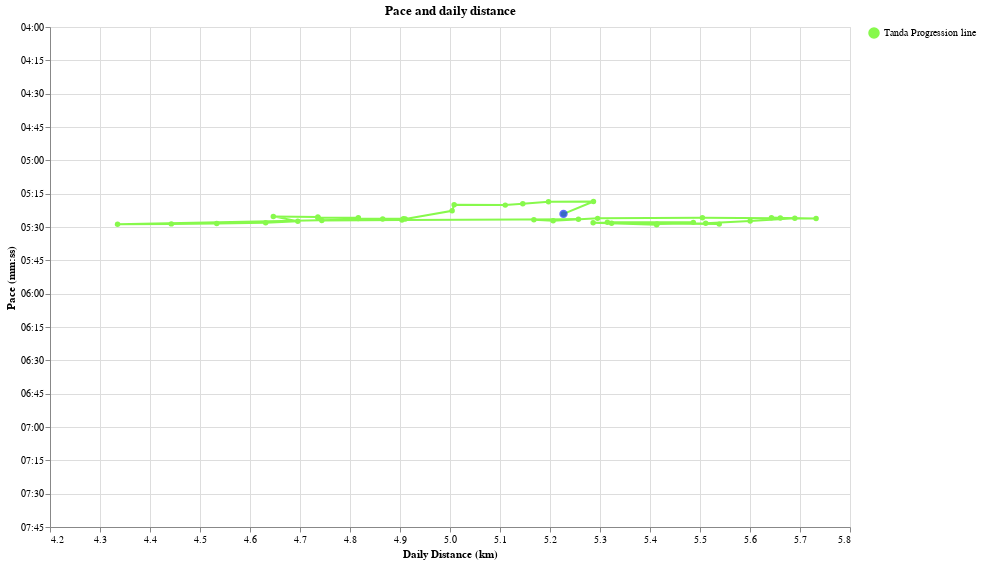

Source (notebook cell):
### Code cell
daily_df["Legend"] = "Tanda Progression line"


tooltip = [
    alt.Tooltip(
        "rolling_km_per_week_daily_distance:Q",
        title="Distance (km)",
        format=".1f",
    ),
    alt.Tooltip(
        "rolling_pace_pretty:N",
        title="Pace (s/km)",
    ),
    alt.Tooltip("date:T", title="Date"),
    alt.Tooltip("pretty_rolling_tanda_day:N", title="Marathon Form"),
]


tanda_progression = (
    alt.Chart(daily_df.loc[start_date:last_date].reset_index().sort_values("date"))
    .mark_line(point=True, strokeWidth=2)
    .encode(
        x=alt.X(
            "rolling_km_per_week_daily_distance:Q",
            title="Daily Distance (km)",
            scale=alt.Scale(zero=False),
        ),
        y=alt.Y(
            "rolling_pace_sec_per_km:Q",
            title="Pace (mm:ss)",
            scale=alt.Scale(
                reverse=True,
                zero=False,
                domain=(min(pace_ticks_values), max(pace_ticks_values)),
            ),
            axis=alt.Axis(
                values=pace_ticks_values,
                labelExpr="datum.value > 0 ? timeFormat(datum.value * 1000, '%M:%S') : ''",
            ),
        ),
        tooltip=tooltip,
        order="date",
        color=alt.Color(
            "Legend:N",
            legend=alt.Legend(title=None),
            scale=alt.Scale(domain=["Tanda Progression line"], range=["#87f94c"]),
        ),
    )
    .properties(width=800, height=500, title="Pace and daily distance")
    .interactive()
)


current_form = (
    alt.Chart(
        daily_df.loc[start_date:last_date].reset_index().sort_values("date").tail(1)
    )
    .mark_point(filled=True, size=70)
    .encode(
        x=alt.X(
            "rolling_km_per_week_daily_distance:Q",
            title="Daily Distance (km)",
            scale=alt.Scale(zero=False),
        ),
        y=alt.Y(
            "rolling_pace_sec_per_km:Q",
            title="Pace (mm:ss)",
            scale=alt.Scale(
                reverse=True,
                zero=False,
                domain=(min(pace_ticks_values), max(pace_ticks_values)),
            ),
            axis=alt.Axis(
                values=pace_ticks_values,
                labelExpr="datum.value > 0 ? timeFormat(datum.value * 1000, '%M:%S') : ''",
            ),
        ),
        color=alt.value("#142ef5"),
        tooltip=tooltip,
    )
    .properties(width=800, height=500, title="Pace and daily distance")
    .interactive()
)

(tanda_progression + current_form).show()

### Figure 1 — Vega-Lite specification as saved in the notebook (floating-point values rounded to 4 significant figures)
{"config": {"view": {"continuousWidth": 300, "continuousHeight": 300}}, "layer": [{"data": {"name": "data-186b3853059164d607e3643c9089db34"}, "mark": {"type": "line", "point": true, "strokeWidth": 2}, "encoding": {"color": {"field": "Legend", "legend": {"title": null}, "scale": {"domain": ["Tanda Progression line"], "range": ["#87f94c"]}, "type": "nominal"}, "order": {"field": "date", "type": "temporal"}, "tooltip": [{"field": "rolling_km_per_week_daily_distance", "format": ".1f", "title": "Distance (km)", "type": "quantitative"}, {"field": "rolling_pace_pretty", "title": "Pace (s/km)", "type": "nominal"}, {"field": "date", "title": "Date", "type": "temporal"}, {"field": "pretty_rolling_tanda_day", "title": "Marathon Form", "type": "nominal"}], "x": {"field": "rolling_km_per_week_daily_distance", "scale": {"zero": false}, "title": "Daily Distance (km)", "type": "quantitative"}, "y": {"axis": {"labelExpr": "datum.value > 0 ? timeFormat(datum.value * 1000, '%M:%S') : ''", "values": [240, 255, 270, 285, 300, 315, 330, 345, 360, 375, 390, 405, 420, 435, 450, 465]}, "field": "rolling_pace_sec_per_km", "scale": {"domain": [240, 465], "reverse": true, "zero": false}, "title": "Pace (mm:ss)", "type": "quantitative"}}, "name": "view_1", "title": "Pace and daily distance"}, {"data": {"name": "data-de36246876e2423a875497c1f94dda95"}, "mark": {"type": "point", "filled": true, "size": 70}, "encoding": {"color": {"value": "#142ef5"}, "tooltip": [{"field": "rolling_km_per_week_daily_distance", "format": ".1f", "title": "Distance (km)", "type": "quantitative"}, {"field": "rolling_pace_pretty", "title": "Pace (s/km)", "type": "nominal"}, {"field": "date", "title": "Date", "type": "temporal"}, {"field": "pretty_rolling_tanda_day", "title": "Marathon Form", "type": "nominal"}], "x": {"field": "rolling_km_per_week_daily_distance", "scale": {"zero": false}, "title": "Daily Distance (km)", "type": "quantitative"}, "y": {"axis": {"labelExpr": "datum.value > 0 ? timeFormat(datum.value * 1000, '%M:%S') : ''", "values": [240, 255, 270, 285, 300, 315, 330, 345, 360, 375, 390, 405, 420, 435, 450, 465]}, "field": "rolling_pace_sec_per_km", "scale": {"domain": [240, 465], "reverse": true, "zero": false}, "title": "Pace (mm:ss)", "type": "quantitative"}}, "name": "view_2", "title": "Pace and daily distance"}], "height": 500, "params": [{"name": "param_3", "select": {"type": "interval", "encodings": ["x", "y"]}, "bind": "scales", "views": ["view_1"]}, {"name": "param_4", "select": {"type": "interval", "encodings": ["x", "y"]}, "bind": "scales", "views": ["view_2"]}], "width": 800, "$schema": "https://vega.github.io/schema/vega-lite/v5.17.0.json", "datasets": {"data-186b3853059164d607e3643c9089db34": [{"date": "2024-05-12T00:00:00", "distance_meters": 5697.0, "time_seconds": 2000, "tanda_day": 3.792, "tanda_day_pretty": "1970-01-01T03:47:30.901519381", "rolling_distance_meters": 310200.0, "rolling_time_seconds": 101900.0, "rolling_km_per_week": 38.77, "rolling_pace_sec_per_km": 328.7, "rolling_tanda_day": 3.656, "rolling_tanda_day_pretty": "1970-01-01T03:39:19.917978152", "type_rolling": "Tanda (8 weeks)", "type_daily": "Tanda (daily)", "pace_sec_per_km": 351.1, "distance_km": 5.697, "date_factor": 21100.0, "daily_pace_pretty": "5:51", "rolling_pace_pretty": "5:28", "rolling_km_per_week_daily_distance": 5.538, "Latest run": "Latest run", "pretty_rolling_tanda_day": "3 hours 39 minutes", "shape": "circle", "Legend": "Tanda Progression line"}, {"date": "2024-05-15T00:00:00", "distance_meters": 5057.0, "time_seconds": 1615, "tanda_day": 3.62, "tanda_day_pretty": "1970-01-01T03:37:10.241927389", "rolling_distance_meters": 298100.0, "rolling_time_seconds": 97880.0, "rolling_km_per_week": 37.26, "rolling_pace_sec_per_km": 328.3, "rolling_tanda_day": 3.664, "rolling_tanda_day_pretty": "1970-01-01T03:39:49.906752883", "type_rolling": "Tanda (8 weeks)", "type_daily": "Tanda (daily)", "pace_sec_per_km": 319.4, "distance_km": 5.057, "date_factor": 24010.0, "daily_pace_pretty": "5:19", "rolling_pace_pretty": "5:28", "rolling_km_per_week_daily_distance": 5.323, "Latest run": "Latest run", "pretty_rolling_tanda_day": "3 hours 40 minutes", "shape": "circle", "Legend": "Tanda Progression line"}, {"date": "2024-05-17T00:00:00", "distance_meters": 8072.0, "time_seconds": 2469, "tanda_day": 3.388, "tanda_day_pretty": "1970-01-01T03:23:18.327845612", "rolling_distance_meters": 297600.0, "rolling_time_seconds": 97590.0, "rolling_km_per_week": 37.2, "rolling_pace_sec_per_km": 327.9, "rolling_tanda_day": 3.661, "rolling_tanda_day_pretty": "1970-01-01T03:39:41.102862811", "type_rolling": "Tanda (8 weeks)", "type_daily": "Tanda (daily)", "pace_sec_per_km": 305.9, "distance_km": 8.072, "date_factor": 27320.0, "daily_pace_pretty": "5:05", "rolling_pace_pretty": "5:27", "rolling_km_per_week_daily_distance": 5.315, "Latest run": "Latest run", "pretty_rolling_tanda_day": "3 hours 40 minutes", "shape": "circle", "Legend": "Tanda Progression line"}, {"date": "2024-05-18T00:00:00", "distance_meters": 9621.0, "time_seconds": 3162, "tanda_day": 3.468, "tanda_day_pretty": "1970-01-01T03:28:03.039640212", "rolling_distance_meters": 307300.0, "rolling_time_seconds": 100800.0, "rolling_km_per_week": 38.41, "rolling_pace_sec_per_km": 327.9, "rolling_tanda_day": 3.653, "rolling_tanda_day_pretty": "1970-01-01T03:39:10.851931479", "type_rolling": "Tanda (8 weeks)", "type_daily": "Tanda (daily)", "pace_sec_per_km": 328.7, "distance_km": 9.621, "date_factor": 31100.0, "daily_pace_pretty": "5:28", "rolling_pace_pretty": "5:27", "rolling_km_per_week_daily_distance": 5.487, "Latest run": "Latest run", "pretty_rolling_tanda_day": "3 hours 39 minutes", "shape": "circle", "Legend": "Tanda Progression line"}, {"date": "2024-05-19T00:00:00", "distance_meters": 8923.0, "time_seconds": 2829, "tanda_day": 3.423, "tanda_day_pretty": "1970-01-01T03:25:21.962583357", "rolling_distance_meters": 296000.0, "rolling_time_seconds": 97120.0, "rolling_km_per_week": 37.0, "rolling_pace_sec_per_km": 328.1, "rolling_tanda_day": 3.664, "rolling_tanda_day_pretty": "1970-01-01T03:39:50.163306382", "type_rolling": "Tanda (8 weeks)", "type_daily": "Tanda (daily)", "pace_sec_per_km": 317.1, "distance_km": 8.923, "date_factor": 35390.0, "daily_pace_pretty": "5:17", "rolling_pace_pretty": "5:28", "rolling_km_per_week_daily_distance": 5.286, "Latest run": "Latest run", "pretty_rolling_tanda_day": "3 hours 40 minutes", "shape": "circle", "Legend": "Tanda Progression line"}, {"date": "2024-05-20T00:00:00", "distance_meters": 7104.0, "time_seconds": 2620, "tanda_day": 3.839, "tanda_day_pretty": "1970-01-01T03:50:19.717875751", "rolling_distance_meters": 303100.0, "rolling_time_seconds": 99740.0, "rolling_km_per_week": 37.89, "rolling_pace_sec_per_km": 329.0, "rolling_tanda_day": 3.664, "rolling_tanda_day_pretty": "1970-01-01T03:39:49.538411416", "type_rolling": "Tanda (8 weeks)", "type_daily": "Tanda (daily)", "pace_sec_per_km": 368.8, "distance_km": 7.104, "date_factor": 40270.0, "daily_pace_pretty": "6:08", "rolling_pace_pretty": "5:29", "rolling_km_per_week_daily_distance": 5.413, "Latest run": "Latest run", "pretty_rolling_tanda_day": "3 hours 40 minutes", "shape": "circle", "Legend": "Tanda Progression line"}, {"date": "2024-05-22T00:00:00", "distance_meters": 5076.0, "time_seconds": 1586, "tanda_day": 3.574, "tanda_day_pretty": "1970-01-01T03:34:26.612710449", "rolling_distance_meters": 303200.0, "rolling_time_seconds": 99650.0, "rolling_km_per_week": 37.9, "rolling_pace_sec_per_km": 328.7, "rolling_tanda_day": 3.662, "rolling_tanda_day_pretty": "1970-01-01T03:39:41.763111008", "type_rolling": "Tanda (8 weeks)", "type_daily": "Tanda (daily)", "pace_sec_per_km": 312.5, "distance_km": 5.076, "date_factor": 45830.0, "daily_pace_pretty": "5:12", "rolling_pace_pretty": "5:28", "rolling_km_per_week_daily_distance": 5.414, "Latest run": "Latest run", "pretty_rolling_tanda_day": "3 hours 40 minutes", "shape": "circle", "Legend": "Tanda Progression line"}, {"date": "2024-05-23T00:00:00", "distance_meters": 5457.0, "time_seconds": 1689, "tanda_day": 3.536, "tanda_day_pretty": "1970-01-01T03:32:09.057770271", "rolling_distance_meters": 308600.0, "rolling_time_seconds": 101300.0, "rolling_km_per_week": 38.58, "rolling_pace_sec_per_km": 328.3, "rolling_tanda_day": 3.655, "rolling_tanda_day_pretty": "1970-01-01T03:39:16.456543149", "type_rolling": "Tanda (8 weeks)", "type_daily": "Tanda (daily)", "pace_sec_per_km": 309.5, "distance_km": 5.457, "date_factor": 52160.0, "daily_pace_pretty": "5:09", "rolling_pace_pretty": "5:28", "rolling_km_per_week_daily_distance": 5.511, "Latest run": "Latest run", "pretty_rolling_tanda_day": "3 hours 39 minutes", "shape": "circle", "Legend": "Tanda Progression line"}, {"date": "2024-05-25T00:00:00", "distance_meters": 10010.0, "time_seconds": 3009, "tanda_day": 3.27, "tanda_day_pretty": "1970-01-01T03:16:11.047737558", "rolling_distance_meters": 313600.0, "rolling_time_seconds": 102700.0, "rolling_km_per_week": 39.2, "rolling_pace_sec_per_km": 327.3, "rolling_tanda_day": 3.644, "rolling_tanda_day_pretty": "1970-01-01T03:38:36.905475202", "type_rolling": "Tanda (8 weeks)", "type_daily": "Tanda (daily)", "pace_sec_per_km": 300.6, "distance_km": 10.01, "date_factor": 59360.0, "daily_pace_pretty": "5:00", "rolling_pace_pretty": "5:27", "rolling_km_per_week_daily_distance": 5.6, "Latest run": "Latest run", "pretty_rolling_tanda_day": "3 hours 39 minutes", "shape": "circle", "Legend": "Tanda Progression line"}, {"date": "2024-05-26T00:00:00", "distance_meters": 10010.0, "time_seconds": 2945, "tanda_day": 3.228, "tanda_day_pretty": "1970-01-01T03:13:42.360225427", "rolling_distance_meters": 318600.0, "rolling_time_seconds": 103900.0, "rolling_km_per_week": 39.83, "rolling_pace_sec_per_km": 326.1, "rolling_tanda_day": 3.631, "rolling_tanda_day_pretty": "1970-01-01T03:37:51.962442618", "type_rolling": "Tanda (8 weeks)", "type_daily": "Tanda (daily)", "pace_sec_per_km": 294.1, "distance_km": 10.01, "date_factor": 67550.0, "daily_pace_pretty": "4:54", "rolling_pace_pretty": "5:26", "rolling_km_per_week_daily_distance": 5.69, "Latest run": "Latest run", "pretty_rolling_tanda_day": "3 hours 38 minutes", "shape": "circle", "Legend": "Tanda Progression line"}, {"date": "2024-05-28T00:00:00", "distance_meters": 7009.0, "time_seconds": 2227, "tanda_day": 3.514, "tanda_day_pretty": "1970-01-01T03:30:49.465042329", "rolling_distance_meters": 317000.0, "rolling_time_seconds": 103300.0, "rolling_km_per_week": 39.62, "rolling_pace_sec_per_km": 326.0, "rolling_tanda_day": 3.632, "rolling_tanda_day_pretty": "1970-01-01T03:37:54.534555577", "type_rolling": "Tanda (8 weeks)", "type_daily": "Tanda (daily)", "pace_sec_per_km": 317.7, "distance_km": 7.009, "date_factor": 76880.0, "daily_pace_pretty": "5:17", "rolling_pace_pretty": "5:25", "rolling_km_per_week_daily_distance": 5.661, "Latest run": "Latest run", "pretty_rolling_tanda_day": "3 hours 38 minutes", "shape": "circle", "Legend": "Tanda Progression line"}, {"date": "2024-05-29T00:00:00", "distance_meters": 6018.0, "time_seconds": 2058, "tanda_day": 3.718, "tanda_day_pretty": "1970-01-01T03:43:03.065273317", "rolling_distance_meters": 316000.0, "rolling_time_seconds": 103000.0, "rolling_km_per_week": 39.5, "rolling_pace_sec_per_km": 325.9, "rolling_tanda_day": 3.632, "rolling_tanda_day_pretty": "1970-01-01T03:37:55.311848713", "type_rolling": "Tanda (8 weeks)", "type_daily": "Tanda (daily)", "pace_sec_per_km": 342.0, "distance_km": 6.018, "date_factor": 87490.0, "daily_pace_pretty": "5:41", "rolling_pace_pretty": "5:25", "rolling_km_per_week_daily_distance": 5.643, "Latest run": "Latest run", "pretty_rolling_tanda_day": "3 hours 38 minutes", "shape": "circle", "Legend": "Tanda Progression line"}, {"date": "2024-05-30T00:00:00", "distance_meters": 5001.0, "time_seconds": 1729, "tanda_day": 3.792, "tanda_day_pretty": "1970-01-01T03:47:31.942964878", "rolling_distance_meters": 321000.0, "rolling_time_seconds": 104700.0, "rolling_km_per_week": 40.13, "rolling_pace_sec_per_km": 326.2, "rolling_tanda_day": 3.63, "rolling_tanda_day_pretty": "1970-01-01T03:37:46.647734811", "type_rolling": "Tanda (8 weeks)", "type_daily": "Tanda (daily)", "pace_sec_per_km": 345.7, "distance_km": 5.001, "date_factor": 99570.0, "daily_pace_pretty": "5:45", "rolling_pace_pretty": "5:26", "rolling_km_per_week_daily_distance": 5.732, "Latest run": "Latest run", "pretty_rolling_tanda_day": "3 hours 38 minutes", "shape": "circle", "Legend": "Tanda Progression line"}, {"date": "2024-06-01T00:00:00", "distance_meters": 2602.0, "time_seconds": 905, "tanda_day": 3.932, "tanda_day_pretty": "1970-01-01T03:55:55.946875576", "rolling_distance_meters": 308300.0, "rolling_time_seconds": 100400.0, "rolling_km_per_week": 38.53, "rolling_pace_sec_per_km": 325.8, "rolling_tanda_day": 3.639, "rolling_tanda_day_pretty": "1970-01-01T03:38:19.321700254", "type_rolling": "Tanda (8 weeks)", "type_daily": "Tanda (daily)", "pace_sec_per_km": 347.8, "distance_km": 2.602, "date_factor": 113300.0, "daily_pace_pretty": "5:47", "rolling_pace_pretty": "5:25", "rolling_km_per_week_daily_distance": 5.505, "Latest run": "Latest run", "pretty_rolling_tanda_day": "3 hours 38 minutes", "shape": "circle", "Legend": "Tanda Progression line"}, {"date": "2024-06-02T00:00:00", "distance_meters": 14550.0, "time_seconds": 4747, "tanda_day": 3.26, "tanda_day_pretty": "1970-01-01T03:15:36.593298064", "rolling_distance_meters": 296500.0, "rolling_time_seconds": 96700.0, "rolling_km_per_week": 37.07, "rolling_pace_sec_per_km": 326.1, "rolling_tanda_day": 3.651, "rolling_tanda_day_pretty": "1970-01-01T03:39:03.463125642", "type_rolling": "Tanda (8 weeks)", "type_daily": "Tanda (daily)", "pace_sec_per_km": 326.3, "distance_km": 14.55, "date_factor": 129000.0, "daily_pace_pretty": "5:26", "rolling_pace_pretty": "5:26", "rolling_km_per_week_daily_distance": 5.295, "Latest run": "Latest run", "pretty_rolling_tanda_day": "3 hours 39 minutes", "shape": "circle", "Legend": "Tanda Progression line"}, {"date": "2024-06-04T00:00:00", "distance_meters": 5108.0, "time_seconds": 1830, "tanda_day": 3.867, "tanda_day_pretty": "1970-01-01T03:52:02.762806011", "rolling_distance_meters": 291500.0, "rolling_time_seconds": 95380.0, "rolling_km_per_week": 36.44, "rolling_pace_sec_per_km": 327.1, "rolling_tanda_day": 3.662, "rolling_tanda_day_pretty": "1970-01-01T03:39:43.318125442", "type_rolling": "Tanda (8 weeks)", "type_daily": "Tanda (daily)", "pace_sec_per_km": 358.2, "distance_km": 5.108, "date_factor": 146800.0, "daily_pace_pretty": "5:58", "rolling_pace_pretty": "5:27", "rolling_km_per_week_daily_distance": 5.206, "Latest run": "Latest run", "pretty_rolling_tanda_day": "3 hours 40 minutes", "shape": "circle", "Legend": "Tanda Progression line"}, {"date": "2024-06-06T00:00:00", "distance_meters": 7000.0, "time_seconds": 2176, "tanda_day": 3.47, "tanda_day_pretty": "1970-01-01T03:28:12.473467057", "rolling_distance_meters": 289400.0, "rolling_time_seconds": 94570.0, "rolling_km_per_week": 36.17, "rolling_pace_sec_per_km": 326.8, "rolling_tanda_day": 3.662, "rolling_tanda_day_pretty": "1970-01-01T03:39:41.762590588", "type_rolling": "Tanda (8 weeks)", "type_daily": "Tanda (daily)", "pace_sec_per_km": 310.9, "distance_km": 7.0, "date_factor": 167000.0, "daily_pace_pretty": "5:10", "rolling_pace_pretty": "5:26", "rolling_km_per_week_daily_distance": 5.168, "Latest run": "Latest run", "pretty_rolling_tanda_day": "3 hours 40 minutes", "shape": "circle", "Legend": "Tanda Progression line"}, {"date": "2024-06-07T00:00:00", "distance_meters": 4990.0, "time_seconds": 1567, "tanda_day": 3.588, "tanda_day_pretty": "1970-01-01T03:35:17.389925710", "rolling_distance_meters": 294400.0, "rolling_time_seconds": 96130.0, "rolling_km_per_week": 36.8, "rolling_pace_sec_per_km": 326.6, "rolling_tanda_day": 3.656, "rolling_tanda_day_pretty": "1970-01-01T03:39:20.638705176", "type_rolling": "Tanda (8 weeks)", "type_daily": "Tanda (daily)", "pace_sec_per_km": 314.0, "distance_km": 4.99, "date_factor": 190100.0, "daily_pace_pretty": "5:13", "rolling_pace_pretty": "5:26", "rolling_km_per_week_daily_distance": 5.257, "Latest run": "Latest run", "pretty_rolling_tanda_day": "3 hours 39 minutes", "shape": "circle", "Legend": "Tanda Progression line"}, {"date": "2024-06-09T00:00:00", "distance_meters": 7856.0, "time_seconds": 2296, "tanda_day": 3.311, "tanda_day_pretty": "1970-01-01T03:18:37.983324805", "rolling_distance_meters": 274600.0, "rolling_time_seconds": 89760.0, "rolling_km_per_week": 34.33, "rolling_pace_sec_per_km": 326.9, "rolling_tanda_day": 3.676, "rolling_tanda_day_pretty": "1970-01-01T03:40:31.808799951", "type_rolling": "Tanda (8 weeks)", "type_daily": "Tanda (daily)", "pace_sec_per_km": 292.3, "distance_km": 7.856, "date_factor": 216300.0, "daily_pace_pretty": "4:52", "rolling_pace_pretty": "5:26", "rolling_km_per_week_daily_distance": 4.904, "Latest run": "Latest run", "pretty_rolling_tanda_day": "3 hours 41 minutes", "shape": "circle", "Legend": "Tanda Progression line"}, {"date": "2024-06-13T00:00:00", "distance_meters": 7495.0, "time_seconds": 2252, "tanda_day": 3.38, "tanda_day_pretty": "1970-01-01T03:22:48.166657748", "rolling_distance_meters": 265600.0, "rolling_time_seconds": 86880.0, "rolling_km_per_week": 33.21, "rolling_pace_sec_per_km": 327.1, "rolling_tanda_day": 3.685, "rolling_tanda_day_pretty": "1970-01-01T03:41:06.045188420", "type_rolling": "Tanda (8 weeks)", "type_daily": "Tanda (daily)", "pace_sec_per_km": 300.5, "distance_km": 7.495, "date_factor": 246200.0, "daily_pace_pretty": "5:00", "rolling_pace_pretty": "5:27", "rolling_km_per_week_daily_distance": 4.744, "Latest run": "Latest run", "pretty_rolling_tanda_day": "3 hours 41 minutes", "shape": "circle", "Legend": "Tanda Progression line"}, {"date": "2024-06-14T00:00:00", "distance_meters": 6821.0, "time_seconds": 2058, "tanda_day": 3.42, "tanda_day_pretty": "1970-01-01T03:25:10.313677113", "rolling_distance_meters": 272500.0, "rolling_time_seconds": 88940.0, "rolling_km_per_week": 34.06, "rolling_pace_sec_per_km": 326.4, "rolling_tanda_day": 3.675, "rolling_tanda_day_pretty": "1970-01-01T03:40:28.982209263", "type_rolling": "Tanda (8 weeks)", "type_daily": "Tanda (daily)", "pace_sec_per_km": 301.7, "distance_km": 6.821, "date_factor": 280200.0, "daily_pace_pretty": "5:01", "rolling_pace_pretty": "5:26", "rolling_km_per_week_daily_distance": 4.865, "Latest run": "Latest run", "pretty_rolling_tanda_day": "3 hours 40 minutes", "shape": "circle", "Legend": "Tanda Progression line"}, {"date": "2024-06-16T00:00:00", "distance_meters": 12930.0, "time_seconds": 4092, "tanda_day": 3.256, "tanda_day_pretty": "1970-01-01T03:15:20.042886852", "rolling_distance_meters": 242800.0, "rolling_time_seconds": 79820.0, "rolling_km_per_week": 30.35, "rolling_pace_sec_per_km": 328.8, "rolling_tanda_day": 3.717, "rolling_tanda_day_pretty": "1970-01-01T03:43:01.909094736", "type_rolling": "Tanda (8 weeks)", "type_daily": "Tanda (daily)", "pace_sec_per_km": 316.4, "distance_km": 12.93, "date_factor": 318800.0, "daily_pace_pretty": "5:16", "rolling_pace_pretty": "5:28", "rolling_km_per_week_daily_distance": 4.335, "Latest run": "Latest run", "pretty_rolling_tanda_day": "3 hours 43 minutes", "shape": "circle", "Legend": "Tanda Progression line"}, {"date": "2024-06-17T00:00:00", "distance_meters": 6021.0, "time_seconds": 1927, "tanda_day": 3.576, "tanda_day_pretty": "1970-01-01T03:34:33.378927776", "rolling_distance_meters": 248800.0, "rolling_time_seconds": 81750.0, "rolling_km_per_week": 31.1, "rolling_pace_sec_per_km": 328.6, "rolling_tanda_day": 3.71, "rolling_tanda_day_pretty": "1970-01-01T03:42:36.959279425", "type_rolling": "Tanda (8 weeks)", "type_daily": "Tanda (daily)", "pace_sec_per_km": 320.0, "distance_km": 6.021, "date_factor": 362800.0, "daily_pace_pretty": "5:20", "rolling_pace_pretty": "5:28", "rolling_km_per_week_daily_distance": 4.443, "Latest run": "Latest run", "pretty_rolling_tanda_day": "3 hours 43 minutes", "shape": "circle", "Legend": "Tanda Progression line"}, {"date": "2024-06-18T00:00:00", "distance_meters": 5088.0, "time_seconds": 1631, "tanda_day": 3.625, "tanda_day_pretty": "1970-01-01T03:37:31.777367289", "rolling_distance_meters": 253900.0, "rolling_time_seconds": 83380.0, "rolling_km_per_week": 31.73, "rolling_pace_sec_per_km": 328.4, "rolling_tanda_day": 3.705, "rolling_tanda_day_pretty": "1970-01-01T03:42:16.360228101", "type_rolling": "Tanda (8 weeks)", "type_daily": "Tanda (daily)", "pace_sec_per_km": 320.6, "distance_km": 5.088, "date_factor": 412900.0, "daily_pace_pretty": "5:20", "rolling_pace_pretty": "5:28", "rolling_km_per_week_daily_distance": 4.533, "Latest run": "Latest run", "pretty_rolling_tanda_day": "3 hours 42 minutes", "shape": "circle", "Legend": "Tanda Progression line"}, {"date": "2024-06-19T00:00:00", "distance_meters": 5479.0, "time_seconds": 1715, "tanda_day": 3.557, "tanda_day_pretty": "1970-01-01T03:33:26.407306666", "rolling_distance_meters": 259400.0, "rolling_time_seconds": 85100.0, "rolling_km_per_week": 32.42, "rolling_pace_sec_per_km": 328.1, "rolling_tanda_day": 3.697, "rolling_tanda_day_pretty": "1970-01-01T03:41:50.710279225", "type_rolling": "Tanda (8 weeks)", "type_daily": "Tanda (daily)", "pace_sec_per_km": 313.0, "distance_km": 5.479, "date_factor": 469900.0, "daily_pace_pretty": "5:13", "rolling_pace_pretty": "5:28", "rolling_km_per_week_daily_distance": 4.631, "Latest run": "Latest run", "pretty_rolling_tanda_day": "3 hours 42 minutes", "shape": "circle", "Legend": "Tanda Progression line"}, {"date": "2024-06-21T00:00:00", "distance_meters": 7318.0, "time_seconds": 2346, "tanda_day": 3.518, "tanda_day_pretty": "1970-01-01T03:31:03.707925978", "rolling_distance_meters": 263000.0, "rolling_time_seconds": 86090.0, "rolling_km_per_week": 32.87, "rolling_pace_sec_per_km": 327.4, "rolling_tanda_day": 3.69, "rolling_tanda_day_pretty": "1970-01-01T03:41:22.369785673", "type_rolling": "Tanda (8 weeks)", "type_daily": "Tanda (daily)", "pace_sec_per_km": 320.6, "distance_km": 7.318, "date_factor": 534800.0, "daily_pace_pretty": "5:20", "rolling_pace_pretty": "5:27", "rolling_km_per_week_daily_distance": 4.696, "Latest run": "Latest run", "pretty_rolling_tanda_day": "3 hours 41 minutes", "shape": "circle", "Legend": "Tanda Progression line"}, {"date": "2024-06-22T00:00:00", "distance_meters": 11960.0, "time_seconds": 3673, "tanda_day": 3.233, "tanda_day_pretty": "1970-01-01T03:13:57.649742191", "rolling_distance_meters": 260200.0, "rolling_time_seconds": 84630.0, "rolling_km_per_week": 32.53, "rolling_pace_sec_per_km": 325.2, "rolling_tanda_day": 3.678, "rolling_tanda_day_pretty": "1970-01-01T03:40:41.001568737", "type_rolling": "Tanda (8 weeks)", "type_daily": "Tanda (daily)", "pace_sec_per_km": 307.1, "distance_km": 11.96, "date_factor": 608600.0, "daily_pace_pretty": "5:07", "rolling_pace_pretty": "5:25", "rolling_km_per_week_daily_distance": 4.647, "Latest run": "Latest run", "pretty_rolling_tanda_day": "3 hours 41 minutes", "shape": "circle", "Legend": "Tanda Progression line"}, {"date": "2024-06-23T00:00:00", "distance_meters": 4991.0, "time_seconds": 1684, "tanda_day": 3.739, "tanda_day_pretty": "1970-01-01T03:44:20.947967905", "rolling_distance_meters": 265200.0, "rolling_time_seconds": 86310.0, "rolling_km_per_week": 33.15, "rolling_pace_sec_per_km": 325.5, "rolling_tanda_day": 3.675, "rolling_tanda_day_pretty": "1970-01-01T03:40:29.915760118", "type_rolling": "Tanda (8 weeks)", "type_daily": "Tanda (daily)", "pace_sec_per_km": 337.4, "distance_km": 4.991, "date_factor": 692600.0, "daily_pace_pretty": "5:37", "rolling_pace_pretty": "5:25", "rolling_km_per_week_daily_distance": 4.736, "Latest run": "Latest run", "pretty_rolling_tanda_day": "3 hours 40 minutes", "shape": "circle", "Legend": "Tanda Progression line"}, {"date": "2024-06-24T00:00:00", "distance_meters": 5057.0, "time_seconds": 1683, "tanda_day": 3.706, "tanda_day_pretty": "1970-01-01T03:42:22.150633140", "rolling_distance_meters": 265200.0, "rolling_time_seconds": 86430.0, "rolling_km_per_week": 33.15, "rolling_pace_sec_per_km": 325.9, "rolling_tanda_day": 3.678, "rolling_tanda_day_pretty": "1970-01-01T03:40:39.789927699", "type_rolling": "Tanda (8 weeks)", "type_daily": "Tanda (daily)", "pace_sec_per_km": 332.8, "distance_km": 5.057, "date_factor": 788300.0, "daily_pace_pretty": "5:32", "rolling_pace_pretty": "5:25", "rolling_km_per_week_daily_distance": 4.736, "Latest run": "Latest run", "pretty_rolling_tanda_day": "3 hours 41 minutes", "shape": "circle", "Legend": "Tanda Progression line"}, {"date": "2024-06-25T00:00:00", "distance_meters": 8535.0, "time_seconds": 2862, "tanda_day": 3.558, "tanda_day_pretty": "1970-01-01T03:33:27.060956056", "rolling_distance_meters": 269700.0, "rolling_time_seconds": 87900.0, "rolling_km_per_week": 33.72, "rolling_pace_sec_per_km": 325.9, "rolling_tanda_day": 3.674, "rolling_tanda_day_pretty": "1970-01-01T03:40:24.786598886", "type_rolling": "Tanda (8 weeks)", "type_daily": "Tanda (daily)", "pace_sec_per_km": 335.3, "distance_km": 8.535, "date_factor": 897100.0, "daily_pace_pretty": "5:35", "rolling_pace_pretty": "5:25", "rolling_km_per_week_daily_distance": 4.817, "Latest run": "Latest run", "pretty_rolling_tanda_day": "3 hours 40 minutes", "shape": "circle", "Legend": "Tanda Progression line"}, {"date": "2024-06-26T00:00:00", "distance_meters": 5041.0, "time_seconds": 1682, "tanda_day": 3.712, "tanda_day_pretty": "1970-01-01T03:42:44.455149043", "rolling_distance_meters": 269700.0, "rolling_time_seconds": 87980.0, "rolling_km_per_week": 33.71, "rolling_pace_sec_per_km": 326.2, "rolling_tanda_day": 3.676, "rolling_tanda_day_pretty": "1970-01-01T03:40:32.659366152", "type_rolling": "Tanda (8 weeks)", "type_daily": "Tanda (daily)", "pace_sec_per_km": 333.7, "distance_km": 5.041, "date_factor": 1021000.0, "daily_pace_pretty": "5:33", "rolling_pace_pretty": "5:26", "rolling_km_per_week_daily_distance": 4.816, "Latest run": "Latest run", "pretty_rolling_tanda_day": "3 hours 41 minutes", "shape": "circle", "Legend": "Tanda Progression line"}, {"date": "2024-06-27T00:00:00", "distance_meters": 5073.0, "time_seconds": 1676, "tanda_day": 3.689, "tanda_day_pretty": "1970-01-01T03:41:22.182191757", "rolling_distance_meters": 274800.0, "rolling_time_seconds": 89660.0, "rolling_km_per_week": 34.35, "rolling_pace_sec_per_km": 326.3, "rolling_tanda_day": 3.672, "rolling_tanda_day_pretty": "1970-01-01T03:40:17.861190632", "type_rolling": "Tanda (8 weeks)", "type_daily": "Tanda (daily)", "pace_sec_per_km": 330.4, "distance_km": 5.073, "date_factor": 1162000.0, "daily_pace_pretty": "5:30", "rolling_pace_pretty": "5:26", "rolling_km_per_week_daily_distance": 4.907, "Latest run": "Latest run", "pretty_rolling_tanda_day": "3 hours 40 minutes", "shape": "circle", "Legend": "Tanda Progression line"}, {"date": "2024-06-28T00:00:00", "distance_meters": 5283.0, "time_seconds": 1682, "tanda_day": 3.602, "tanda_day_pretty": "1970-01-01T03:36:05.496811308", "rolling_distance_meters": 275000.0, "rolling_time_seconds": 89750.0, "rolling_km_per_week": 34.37, "rolling_pace_sec_per_km": 326.4, "rolling_tanda_day": 3.672, "rolling_tanda_day_pretty": "1970-01-01T03:40:19.534057953", "type_rolling": "Tanda (8 weeks)", "type_daily": "Tanda (daily)", "pace_sec_per_km": 318.4, "distance_km": 5.283, "date_factor": 1322000.0, "daily_pace_pretty": "5:18", "rolling_pace_pretty": "5:26", "rolling_km_per_week_daily_distance": 4.911, "Latest run": "Latest run", "pretty_rolling_tanda_day": "3 hours 40 minutes", "shape": "circle", "Legend": "Tanda Progression line"}, {"date": "2024-06-29T00:00:00", "distance_meters": 14800.0, "time_seconds": 4340, "tanda_day": 3.039, "tanda_day_pretty": "1970-01-01T03:02:19.781195632", "rolling_distance_meters": 280200.0, "rolling_time_seconds": 90440.0, "rolling_km_per_week": 35.03, "rolling_pace_sec_per_km": 322.7, "rolling_tanda_day": 3.644, "rolling_tanda_day_pretty": "1970-01-01T03:38:37.106370679", "type_rolling": "Tanda (8 weeks)", "type_daily": "Tanda (daily)", "pace_sec_per_km": 293.3, "distance_km": 14.8, "date_factor": 1505000.0, "daily_pace_pretty": "4:53", "rolling_pace_pretty": "5:22", "rolling_km_per_week_daily_distance": 5.004, "Latest run": "Latest run", "pretty_rolling_tanda_day": "3 hours 39 minutes", "shape": "circle", "Legend": "Tanda Progression line"}, {"date": "2024-07-01T00:00:00", "distance_meters": 7180.0, "time_seconds": 2341, "tanda_day": 3.56, "tanda_day_pretty": "1970-01-01T03:33:34.495785705", "rolling_distance_meters": 280500.0, "rolling_time_seconds": 89740.0, "rolling_km_per_week": 35.06, "rolling_pace_sec_per_km": 320.0, "rolling_tanda_day": 3.626, "rolling_tanda_day_pretty": "1970-01-01T03:37:33.109682833", "type_rolling": "Tanda (8 weeks)", "type_daily": "Tanda (daily)", "pace_sec_per_km": 326.1, "distance_km": 7.18, "date_factor": 1712000.0, "daily_pace_pretty": "5:26", "rolling_pace_pretty": "5:19", "rolling_km_per_week_daily_distance": 5.008, "Latest run": "Latest run", "pretty_rolling_tanda_day": "3 hours 38 minutes", "shape": "circle", "Legend": "Tanda Progression line"}, {"date": "2024-07-02T00:00:00", "distance_meters": 8612.0, "time_seconds": 2877, "tanda_day": 3.546, "tanda_day_pretty": "1970-01-01T03:32:46.478312260", "rolling_distance_meters": 286200.0, "rolling_time_seconds": 91620.0, "rolling_km_per_week": 35.77, "rolling_pace_sec_per_km": 320.2, "rolling_tanda_day": 3.622, "rolling_tanda_day_pretty": "1970-01-01T03:37:18.478698988", "type_rolling": "Tanda (8 weeks)", "type_daily": "Tanda (daily)", "pace_sec_per_km": 334.1, "distance_km": 8.612, "date_factor": 1949000.0, "daily_pace_pretty": "5:34", "rolling_pace_pretty": "5:20", "rolling_km_per_week_daily_distance": 5.111, "Latest run": "Latest run", "pretty_rolling_tanda_day": "3 hours 37 minutes", "shape": "circle", "Legend": "Tanda Progression line"}, {"date": "2024-07-03T00:00:00", "distance_meters": 6996.0, "time_seconds": 2221, "tanda_day": 3.513, "tanda_day_pretty": "1970-01-01T03:30:46.315957075", "rolling_distance_meters": 288200.0, "rolling_time_seconds": 92080.0, "rolling_km_per_week": 36.02, "rolling_pace_sec_per_km": 319.5, "rolling_tanda_day": 3.616, "rolling_tanda_day_pretty": "1970-01-01T03:36:57.955909323", "type_rolling": "Tanda (8 weeks)", "type_daily": "Tanda (daily)", "pace_sec_per_km": 317.5, "distance_km": 6.996, "date_factor": 2218000.0, "daily_pace_pretty": "5:17", "rolling_pace_pretty": "5:19", "rolling_km_per_week_daily_distance": 5.146, "Latest run": "Latest run", "pretty_rolling_tanda_day": "3 hours 37 minutes", "shape": "circle", "Legend": "Tanda Progression line"}, {"date": "2024-07-04T00:00:00", "distance_meters": 6917.0, "time_seconds": 2225, "tanda_day": 3.544, "tanda_day_pretty": "1970-01-01T03:32:37.265364992", "rolling_distance_meters": 291000.0, "rolling_time_seconds": 92740.0, "rolling_km_per_week": 36.38, "rolling_pace_sec_per_km": 318.6, "rolling_tanda_day": 3.608, "rolling_tanda_day_pretty": "1970-01-01T03:36:27.902687360", "type_rolling": "Tanda (8 weeks)", "type_daily": "Tanda (daily)", "pace_sec_per_km": 321.7, "distance_km": 6.917, "date_factor": 2524000.0, "daily_pace_pretty": "5:21", "rolling_pace_pretty": "5:18", "rolling_km_per_week_daily_distance": 5.197, "Latest run": "Latest run", "pretty_rolling_tanda_day": "3 hours 36 minutes", "shape": "circle", "Legend": "Tanda Progression line"}, {"date": "2024-07-05T00:00:00", "distance_meters": 5037.0, "time_seconds": 1568, "tanda_day": 3.569, "tanda_day_pretty": "1970-01-01T03:34:06.911265900", "rolling_distance_meters": 296100.0, "rolling_time_seconds": 94300.0, "rolling_km_per_week": 37.01, "rolling_pace_sec_per_km": 318.5, "rolling_tanda_day": 3.602, "rolling_tanda_day_pretty": "1970-01-01T03:36:08.782070497", "type_rolling": "Tanda (8 weeks)", "type_daily": "Tanda (daily)", "pace_sec_per_km": 311.3, "distance_km": 5.037, "date_factor": 2872000.0, "daily_pace_pretty": "5:11", "rolling_pace_pretty": "5:18", "rolling_km_per_week_daily_distance": 5.287, "Latest run": "Latest run", "pretty_rolling_tanda_day": "3 hours 36 minutes", "shape": "circle", "Legend": "Tanda Progression line"}, {"date": "2024-07-07T00:00:00", "distance_meters": 16610.0, "time_seconds": 6872, "tanda_day": 3.754, "tanda_day_pretty": "1970-01-01T03:45:13.209528686", "rolling_distance_meters": 292700.0, "rolling_time_seconds": 94870.0, "rolling_km_per_week": 36.59, "rolling_pace_sec_per_km": 324.1, "rolling_tanda_day": 3.641, "rolling_tanda_day_pretty": "1970-01-01T03:38:28.838680994", "type_rolling": "Tanda (8 weeks)", "type_daily": "Tanda (daily)", "pace_sec_per_km": 413.7, "distance_km": 16.61, "date_factor": 3269000.0, "daily_pace_pretty": "6:53", "rolling_pace_pretty": "5:24", "rolling_km_per_week_daily_distance": 5.227, "Latest run": "Latest run", "pretty_rolling_tanda_day": "3 hours 38 minutes", "shape": "square", "Legend": "Tanda Progression line"}], "data-de36246876e2423a875497c1f94dda95": [{"date": "2024-07-07T00:00:00", "distance_meters": 16610.0, "time_seconds": 6872, "tanda_day": 3.754, "tanda_day_pretty": "1970-01-01T03:45:13.209528686", "rolling_distance_meters": 292700.0, "rolling_time_seconds": 94870.0, "rolling_km_per_week": 36.59, "rolling_pace_sec_per_km": 324.1, "rolling_tanda_day": 3.641, "rolling_tanda_day_pretty": "1970-01-01T03:38:28.838680994", "type_rolling": "Tanda (8 weeks)", "type_daily": "Tanda (daily)", "pace_sec_per_km": 413.7, "distance_km": 16.61, "date_factor": 3269000.0, "daily_pace_pretty": "6:53", "rolling_pace_pretty": "5:24", "rolling_km_per_week_daily_distance": 5.227, "Latest run": "Latest run", "pretty_rolling_tanda_day": "3 hours 38 minutes", "shape": "square", "Legend": "Tanda Progression line"}]}}
